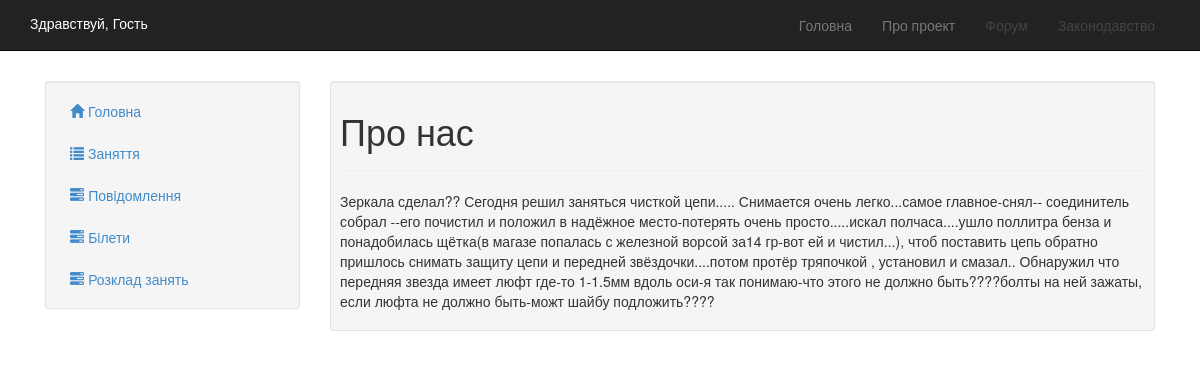
/static/about, run on the app's committed database.
### tables this page shows
CREATE TABLE `static_pages` (
  `id` int(11) NOT NULL,
  `title` text NOT NULL,
  `content` text NOT NULL,
  `date` datetime NOT NULL,
  `status` tinyint(1) NOT NULL DEFAULT '1',
  `comments_status` tinyint(1) NOT NULL DEFAULT '0',
  `url` text NOT NULL
);

### application/bootstrap.php (called while the page is built, shortened)
<?php
Route::start();

### index.php (called while the page is built, shortened)
<?php
require_once("libraries/loader/loader.php");
require_once("application/bootstrap.php");

### libraries/application/application.php (called while the page is built, shortened)
<?php
class Application
{
    public $_config = "";
    private $_db_h;
    private static $_instance;
    public static function getInstance()
    {
        if (!self::$_instance) {
            self::$_instance = new self();
        }
        return self::$_instance;
    }
    private function __construct()
    {
        $this->_config = self::getConfig();
        try {
            $db = Database::getInstance();
            $this->_db_h = $db->getConnection();
            $this->_db_h->exec('SET NAMES utf8');
        } catch (CustomException $e) {
            $exception_path = PATH_SITE . '/application/views/exception/exception.php';
            if ( file_exists($exception_path) )
            {
                include $exception_path;
            } else {
                echo "Exception view not found";
                exit;
            }
        }
    }
    public function getTemplateName() {
        return $this->_config->template;
    }
    public static function getConfig() {
        require_once(PATH_SITE.'/configuration.php');
        return new Config();
    }
    private function setTemplate() {
        $sql = 'SELECT param, val FROM settings WHERE param = :param';
        $query = $this->_db_h->prepare($sql);
        $query->execute(array(':param' => 'template'));
        $result = $query->fetch(PDO::FETCH_OBJ);
        $this->_config->setTemplate($result->val);
    }
    private function setOnReconstruction() {
        $sql = 'SELECT param, val FROM settings WHERE param = :param';
        $query = $this->_db_h->prepare($sql);
        $query->execute(array(':param' => 'onReconstruction'));
        $result = $query->fetch(PDO::FETCH_OBJ);
        $val = $result->val == 1 ? true : false;
        $this->_config->setOnReconstruction($val);
    }
    private function setSettings()
    {
        try {
            $this->_db_h->exec('SET NAMES utf8');
        } catch(PDOException $e)
        {
            throw new CustomException("Query error");
        }
    }
}

### configuration.php (called while the page is built, shortened)
<?php
class Config {
    public function setTemplate($template)
    {
        $this->template = $template;
    }
}

### libraries/loader/loader.php (called while the page is built, shortened)
<?php
class Loader
{
    public static function load($class)
    {
        $class = strtolower($class);
        $file_name = PATH_SITE.'/libraries/'.$class.'/'.$class.'.php';
    }
}

### libraries/database/database.php (called while the page is built, shortened)
<?php
class Database
{
    private static $_instance;
    public static function getInstance()
    {
        if (!self::$_instance) {
            self::$_instance = new self();
        }
        return self::$_instance;
    }
    private function __construct()
    {
        $config = Application::getConfig();
        $this->_host = $config->db_host;
        $this->_username = $config->db_user;
        $this->_password = $config->db_password;
        $this->_database = $config->db_name;
        try {
            $this->_connection  = new PDO("mysql:host=$this->_host;dbname=$this->_database", $this->_username, $this->_password);
        } catch (PDOException $e) {
            throw new CustomException("Database connection error");
        }
    }
}

### application/models/model_static.php (called while the page is built, shortened)
<?php
class Model_Static extends Model
{
    function getData($param)
    {
        try {
            $sql = "SELECT * FROM static_pages WHERE url = :url";
            $db = Database::getInstance();
            $_dbh = $db->getConnection();
            $_dbh->exec('SET NAMES utf8');
            $query = $_dbh->prepare($sql);
            $query->execute(array(':url' => $param));
            $result = $query->fetch(PDO::FETCH_OBJ);
            if( !empty($result) ) {
                return $result;
            } else
            {
                return null;
            }
        } catch (PDOException $e) {
            throw new CustomException("PDO error");
        }
    }
}

### templates/candy/index.php (the view, shortened to what this page needs)
<!doctype html>
<html lang="en">
<head>
    <link rel="stylesheet" href="<? echo $prefix; ?>/css/style.css"/>
    <link rel="stylesheet" href="<? echo $prefix; ?>/css/bootstrap.css"/>
    <link rel="stylesheet" href="<? echo $prefix; ?>/css/bootstrap-datetimepicker.min.css"/>
    <link rel="stylesheet" href="<? echo $prefix; ?>/css/slick.css"/>
    <link rel="stylesheet" href="<? echo $prefix; ?>/css/slick-theme.css"/>
</head>
<body>
    <?php include "navbar.php"; ?>
    <div class="container">
        <div class="col-md-3">
            <div class="well well-sm">
            </div>
        </div>
        <div class="col-md-9">
            <div class="well well-sm">
                <?php include $this->getView(); ?>
            </div>
        </div>
    </div>
</body>
</html>

### templates/candy/static.php (shortened to what this page needs)
<div class="page-header"><h1><?php echo $data->title; ?></h1></div>
<p><?php echo $data->content; ?></p>

### templates/candy/css/style.css (style rules this page uses)
html, body { height:100%; }
body { margin:0; padding:0; font-family: Roboto; font-size:18px; line-height:1.4; color:#3b3b3b; background: #fff }
.well-sm { margin-top: 10px; }
.page-header { margin-top: 0 !important; }

### data on the page
static_pages: title "Про нас", content "Зеркала сделал?? Сегодня решил заняться чисткой цепи..... Снимается очень легко...самое главное-снял-- соединитель собрал --его почистил и положил в надёжное место-потерять очень просто.....искал полчаса....ушло поллитра бенза и понадобилась щётка(в магазе попалась с железной ворсой за14 гр-вот ей и чистил...), чтоб поставить цепь обратно пришлось снимать защиту цепи и передней звёздочки....потом протёр тряпочкой , установил и смазал.. Обнаружил что передняя звезда имеет люфт где-то 1-1.5мм вдоль оси-я так понимаю-что этого не должно быть????болты на ней зажаты, если люфта не должно быть-можт шайбу подложить????"

### other printed values
$uid "Гость"
$link['content'] "Головна"
$link['content'] "Заняття"
$link['content'] "Повiдомлення"
$link['content'] "Бiлети"
$link['content'] "Розклад занять"
